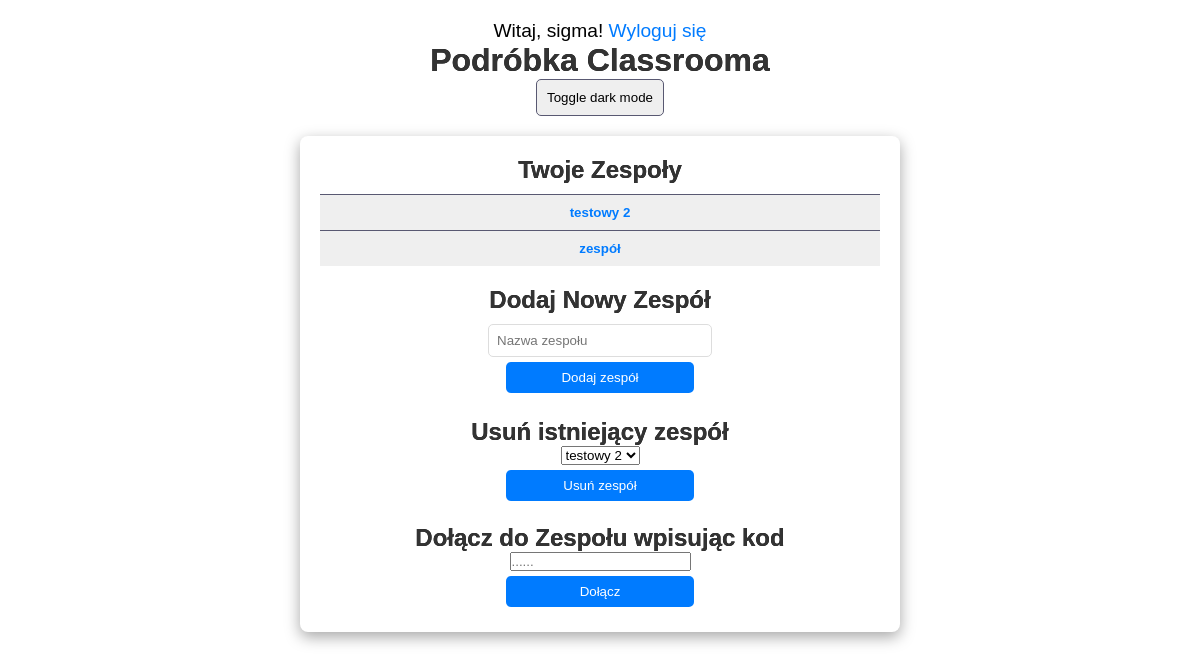
Before: /orgs/ (signed in) with the older database file.
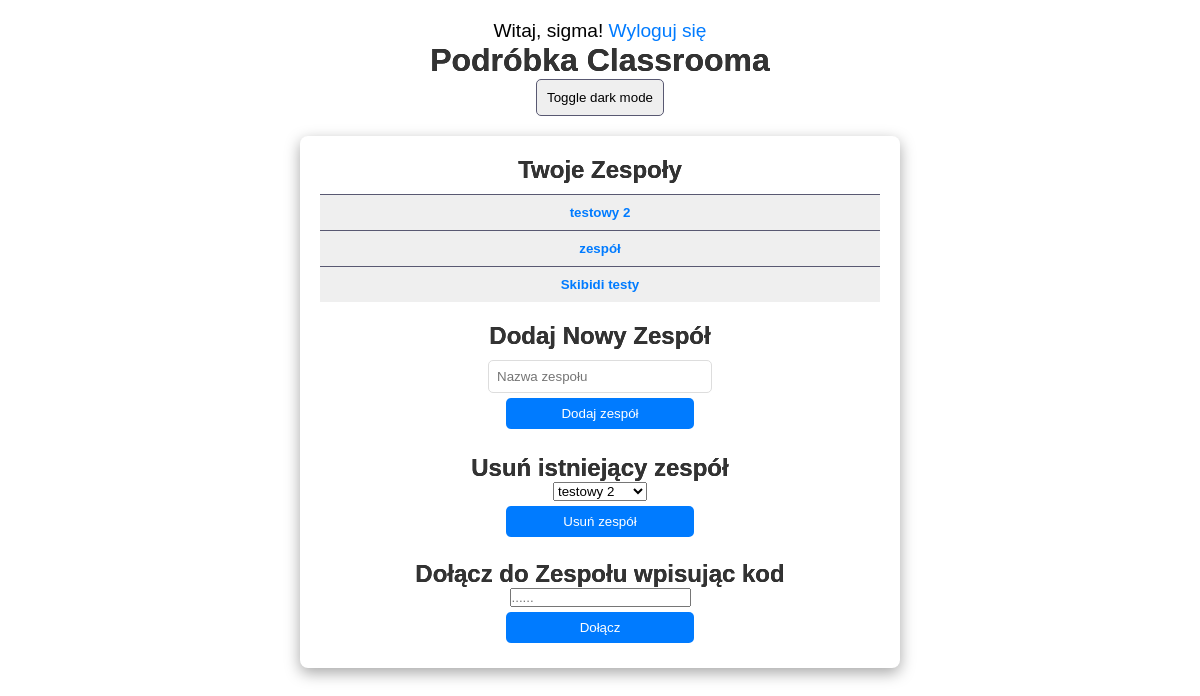
After: the same page with the newer database file.
### Aplikacja_Glowna/models.py (models this page shows, shortened)
class Team(models.Model):
    name = models.CharField(max_length=255)
    code = models.CharField(max_length=10, unique=True, default=generate_team_code)  # Dodanie domyślnego generatora kodów
    owner = models.ForeignKey(User, on_delete=models.CASCADE, related_name='owned_teams')
    members = models.ManyToManyField(User, related_name='teams')

### Aplikacja_Glowna/views.py (the view)
# urls.py: path('', views.main, name='main'),  # Główna strona
def main(request):
    if request.user.is_authenticated:
        teams = Team.objects.filter(members=request.user) | Team.objects.filter(owner=request.user)
        return render(request, 'index.html', {'teams': teams})
    else:
        return redirect('login')

### Aplikacja_Glowna/templates/index.html (shortened to what this page needs)
{% extends 'base.html' %}
{% block content %}
<main>
    <section class="team-section">
        <h2>Twoje Zespoły</h2>
        {% if teams %}
            <ul class="team-list">
                {% for team in teams %}
                    <li class="team-item">
                        <button class="team-name"><a href="{% url 'team_detail' team.id %}">{{ team.name }}</a></button>
                    </li>
                {% endfor %}
            </ul>
        {% else %}
            <p>Nie należysz do żadnego zespołu.</p>
        {% endif %}
    </section>
    <section class="add-team-section">
        <h2>Dodaj Nowy Zespół</h2>
        <form method="POST" action="{% url 'add_team' %}">
            <input type="text" name="team_name" placeholder="Nazwa zespołu" required>
            <button type="submit" class="add-team-button">Dodaj zespół</button>
        </form>
    </section>
    <section class="delete-team-section">
        <h2>Usuń istniejący zespół</h2>
        <form method="POST" action="{% url 'delete_team' %}">
            <select name="team_name" required>
                {% for team in teams %}
                    <option value="{{ team.name }}">{{ team.name }}</option>
                {% endfor %}
            </select>
            <button type="submit" class="delete-team-button">Usuń zespół</button>
        </form>
    </section><br>
    <section class="join-team-section">
        <h2>Dołącz do Zespołu wpisując kod</h2>
        <form method="POST" action="{% url 'join_team' %}">
            <input type="text" name="code" placeholder="......" required>
            <button type="submit" class="delete-team-button">Dołącz</button>
        </form>
    </section>
</main>
{% endblock %}

Changed rows visible on the page:
added Team: name "Skibidi testy"
